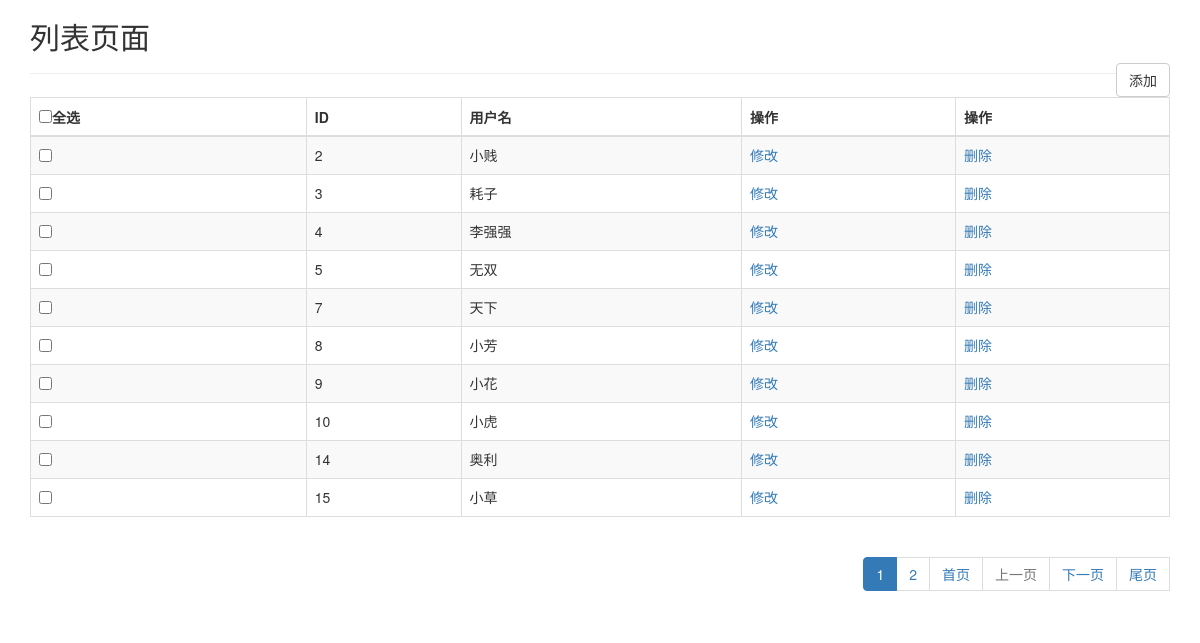
The page /crud/app01/userinfo/ on the database its author committed.
### app01/models.py (models this page shows, shortened)
class UserInfo(models.Model):
    name=models.CharField(verbose_name="用户名",max_length=32)
    pwd=models.CharField(verbose_name="密码",max_length=32)

### crud/service/throne.py (the view)
        def inner(request,*args,**kwargs):
            self.request=request
            return func(request,*args,**kwargs)

### crud/service/pager.py (called while the page is built)
    @property
    def start(self):
        return (self.current_page - 1) * self.per_page_count

    @property
    def end(self):
        return self.current_page * self.per_page_count

### crud/service/throne.py (called while the page is built, shortened)
    def show_search(self):
        return self.config.get_show_search()

    def show_add_btn(self):
        return self.config.get_show_add_btn()

    def show_actions(self):
        return self.config.get_show_actions()

    def add_url(self):
        return self.config.get_add_url()

    def gen_comb_filter(self):
        from django.db.models import ForeignKey,ManyToManyField

    def get_header(self):
        if not self.list_display:
            yield self.model_class._meta.model_name
        for field_name in self.get_list_display:
            if isinstance(field_name, str):
                verbose_name= self.model_class._meta.get_field(field_name).verbose_name
            else:
                verbose_name= field_name(self.config, is_header=True)
            yield verbose_name

    def get_data_list(self):
        for obj in self.show_data_list:
            temp = []
            for field_name in self.get_list_display:
                if isinstance(field_name, str):
                    val = getattr(obj, field_name)  # val是每个对象字段对应的值
                else:
                    val = field_name(self.config, self.condition, obj)
                temp.append(val)
            yield temp
        if not self.list_display:
            for obj in self.show_data_list:
                a = mark_safe('<a href="%s?%s">%s</a>' % (self.config.config.get_change_url(obj.pk),self.condition, obj))
                yield [a, ]

    def checkbox(self,condition=None,obj=None,is_header=False):
        if is_header:
            return mark_safe('<input type="checkbox" id="select_all">全选')
        return  mark_safe('<input type="checkbox" name="pk" value="%s">'%obj.pk)

    def editor(self,condition=None,obj=None,is_header=False):
        if is_header:
            return "操作"
        return  mark_safe('<a href="%s?%s">修改</a>'%(self.get_change_url(obj.pk),condition))

    def delete(self,condition=None, obj=None, is_header=False):
        if is_header:
            return "操作"
        return mark_safe('<a href="%s?%s">删除</a>'%(self.get_delete_url(obj.pk),condition))

    def get_show_search(self):
        return self.show_search

    def get_show_actions(self):
        return self.show_actions

    def get_show_add_btn(self):
        return self.show_add_btn

### crud/templates/crud/changelist.html (shortened to what this page needs)
{% load staticfiles %}
<!DOCTYPE html>
<html lang="en">
<head>
    <link rel="stylesheet" href="{% static 'bootstrap-3.3.7-dist/css/bootstrap.min.css' %}">
</head>
<body>
<div class="container">
    <h2>列表页面</h2>
    {% if obj.show_add_btn %}
        <div class="pull-right">
            <a class="btn btn-default" href="{{ obj.add_url}}?{{ obj.condition }}">添加</a>
        </div>
        <hr>
    {% endif %}
<form method="post">
    <table class="table table-bordered table-striped">
        <thead>
        <tr>
            {% for head in obj.get_header %}
            <th>{{ head }}</th>
            {% endfor %}
        </tr>
        </thead>
        <tbody class="tbody">
        {% for data in obj.get_data_list %}
            <tr>
            {% for field in data %}
            <td>{{ field }}</td>
            {% endfor %}
            </tr>
        {% endfor %}
        </tbody>
    </table>
</form>
<div class="pull-right">
    <ul class="pagination">
        {{ obj.page_html|safe }}
    </ul>
</div>
</div>
</body>
</html>

### rows shown on the page
UserInfo: data "小贱"
UserInfo: data "耗子"
UserInfo: data "李强强"
UserInfo: data "无双"
UserInfo: data "天下"
UserInfo: data "小芳"
UserInfo: data "小花"
UserInfo: data "小虎"
UserInfo: data "奥利"
UserInfo: data "小草"

### other values the page prints
{{ head }} "ID" "用户名" "操作" "操作"
{{ field }} "2" "修改" "删除" "3" "修改" "删除" "4" "修改" "删除" "5" "修改" "删除" "7" "修改" "删除" "8" "修改" "删除" "9" "修改" "删除" "10" "修改" "删除" "14" "修改" "删除" "15" "修改" "删除"
{{ obj.page_html|safe }} "1 2 首页 上一页 下一页 尾页"
